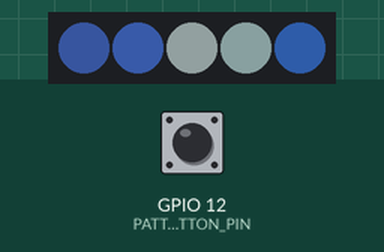
Bench run of a program on a simulated ESP32. On the bench: 5 RGB LEDs in strip order, left to right. The test bench sets the inputs (shaded band); at power-on: GPIO 12 (PATTERN_BUTTON_PIN) HIGH. Dim RGB values are drawn brighter than linear; what the program prints to the serial monitor is not drawn.

Above: at 1.2 s.
1.3 s: GPIO 12 (PATTERN_BUTTON_PIN) pulled LOW for 0.15 s
2.0 s: GPIO 12 (PATTERN_BUTTON_PIN) pulled LOW for 0.15 s
At 2.51 s:
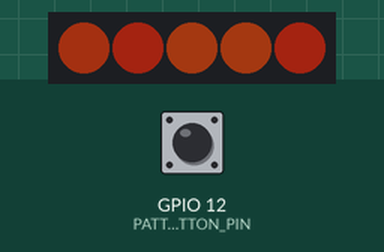
2.7 s: GPIO 12 (PATTERN_BUTTON_PIN) pulled LOW for 0.15 s
3.4 s: GPIO 12 (PATTERN_BUTTON_PIN) pulled LOW for 0.15 s
At 4.01 s:
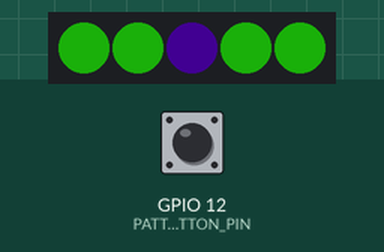
4.1 s: GPIO 12 (PATTERN_BUTTON_PIN) pulled LOW for 0.15 s
4.8 s: GPIO 12 (PATTERN_BUTTON_PIN) pulsed LOW 5 times (0.12 s each, 0.3 s apart)
At 5.99 s:
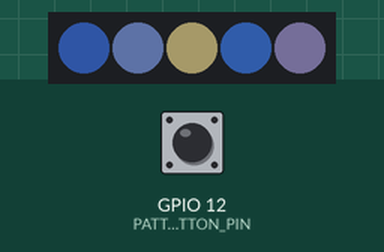
Timing chart, 0 to 8.8 s (numbered marks = the images above; inputs shaded):
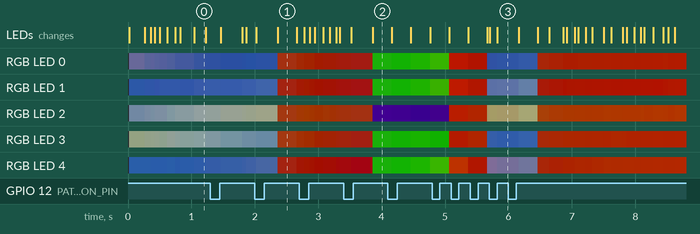

The program:

main.cpp
```cpp
/**
 * ----------------------------------------------------------------------------|
 * PHYSICAL PROJECT - Selanite Nite Light                                      |
 * ----------------------------------------------------------------------------|
 * Target:      Espressif ESP32 Dev Kit C
 *
 * GPIO 12 In   SP momentary switch to change displayed effect.
 * GPIO 14 Out  5px WS2812B strip as an uplight for crystal.  Currently powered
 *              from VBUS.
 *
 * ----------------------------------------------------------------------------|
 * History
 * 03 Oct 2023  wkr     - Project Start.  Scaffolding.
 * 03 Oct 2023  wkr     - Library OneButton Added.
 *                      - Manages hardware buttons and switches.
 *
 * 07 Oct 2023  wkr     - Add HW momentary switch
 *                      - Add Effect changer functionality.
 *                      - Add Crossfade on effect change functionality.
 *                      - Add effects: fire, embers, coals and
 *                        juicyPlum.
 *                      - Rename symbols (compiled, not tested on HW).
 * 08 Oct 2023  wkr     - Rename Symbols (Tests passed).
 * 16-Oct-2023  wkr     - Adjust fire palette.
 *
 * ----------------------------------------------------------------------------|
*/

#include<Arduino.h>
#define FASTLED_INTERNAL
#include<FastLED.h>
#include <OneButton.h>

#define COLOR_ORDER    GRB
#define BRIGHTNESS     160
#define LED_PIN         14
#define NUM_LEDS         5

#define PATTERN_BUTTON_PIN  12
#define NUM_PATTERNS         8


CRGB    bufSource1[NUM_LEDS];
CRGB    bufSource2[NUM_LEDS];
CRGB    bufOut[NUM_LEDS];

uint8_t blendAmount         = 0;
uint8_t sourceEffect1       = 0;
uint8_t sourceEffect2       = 1;
bool    useSourceEffect1    = false;

uint8_t currentEffect = 0;
OneButton btn = OneButton(PATTERN_BUTTON_PIN, true, true);

uint8_t paletteIndex = 0;
uint8_t colourIndex[NUM_LEDS];

CRGBPalette16 firePalette = HeatColors_p;

DEFINE_GRADIENT_PALETTE(pBlueIce){
    0, 90, 92, 128,
    16, 40, 90, 192,
    64, 80, 128, 236,
    128, 192, 192, 128,
    196, 60, 128, 236,
    255, 90, 92, 128
};

DEFINE_GRADIENT_PALETTE(pFire){
    0, 255, 64, 0,
    96, 255, 32, 0,
    128, 255, 92, 0,
    192, 255, 60, 0,
    255, 255, 16, 0 ,

};

DEFINE_GRADIENT_PALETTE(pPlum){
    0, 209, 0, 209,
    48, 255, 16, 209,
    64, 192, 32, 255,
    128, 255, 16, 209,
    192, 255, 0, 230,
    255, 209, 0, 209,
};

DEFINE_GRADIENT_PALETTE(pEmerald){
    0, 20, 200, 0,
    64, 40, 255, 10,
    128, 40, 255, 0,
    192, 70, 200, 20,
    255, 0, 255, 20,
};

DEFINE_GRADIENT_PALETTE(pMoon){
    0, 222, 244, 252,
    128, 240, 251, 255,
    128, 255, 255, 255,
    192, 220, 220, 245,
    255, 216, 241, 255,
};

void nextEffect();
void runEffect(uint8_t pattern, CRGB *LEDBuffer);
void nightLightCool(CRGB *LEDBuffer);
void nightLightWarm(CRGB *LEDBuffer);
void fireEffect(CRGB *LEDBuffer);
void embersEffect(CRGB *LEDBuffer);
void coalsEffect(CRGB *LEDBuffer);
void juicyPlumEffect(CRGB *LEDBuffer);
void emeraldEffect(CRGB *LEDBuffer);
void coolMoonEffect(CRGB *LEDBuffer);

void setup() {
    FastLED.addLeds<WS2812B, LED_PIN, COLOR_ORDER>(bufOut, NUM_LEDS).setCorrection(TypicalLEDStrip);
    FastLED.setBrightness(BRIGHTNESS);
    Serial.begin(115200);
    btn.attachClick(nextEffect);
    Serial.println("END setup()");
}

void loop() {

    EVERY_N_MILLISECONDS(20) {
        blend(bufSource1, bufSource2, bufOut, NUM_LEDS, blendAmount);

        if(useSourceEffect1) {
            if (blendAmount < 255) blendAmount++;
        } else {
            if (blendAmount > 0) blendAmount--;
        }
    }

    runEffect(sourceEffect1, bufSource1);
    runEffect(sourceEffect2, bufSource2);

    FastLED.show();
    btn.tick();
}

void nextEffect() {
  currentEffect = (currentEffect + 1) % NUM_PATTERNS;

    if(useSourceEffect1) {
        sourceEffect1 = currentEffect;
    } else {
        sourceEffect2 = currentEffect;
    }

    useSourceEffect1 = !useSourceEffect1;
}

void runEffect(uint8_t pattern, CRGB *LEDBuffer)
{
        switch(pattern)
        {
            case 0:
                nightLightCool(LEDBuffer);
                break;

            case 1:
                coolMoonEffect(LEDBuffer);
                break;

            case 2:
                nightLightWarm(LEDBuffer);
                break;

            case 3:
                juicyPlumEffect(LEDBuffer);
                break;

            case 4:
                emeraldEffect(LEDBuffer);
                break;

            case 5:
                fireEffect(LEDBuffer);
                break;

            case 6:
                embersEffect(LEDBuffer);
                break;

            case 7:
                coalsEffect(LEDBuffer);
                break;
        }
}

void nightLightCool(CRGB *LEDBuffer)
{
    CRGBPalette16 ice = pBlueIce;
    uint8_t brightness = beatsin16(1, 64, 92, 0, 0);

    for(uint8_t i = NUM_LEDS - 1; i < 0; i--){
        LEDBuffer[i] = ColorFromPalette(ice, colourIndex[i]);
    }

    fill_palette(LEDBuffer, NUM_LEDS, paletteIndex, 255 / NUM_LEDS, ice, brightness, LINEARBLEND);

    EVERY_N_MILLISECONDS(200) {
        paletteIndex++;
    }
}

void nightLightWarm(CRGB *LEDBuffer)
{
    CRGBPalette16 fire = pFire;
    uint8_t brightness1 = beatsin8(1, 64, 92, 0, 0);
    uint8_t brightness2 = beatsin8(4, 32, 128, 0, 128);
    uint8_t brightness = (brightness1 + brightness2) / 2;

    for (uint8_t i = NUM_LEDS -1; i < 0; i--) {
        LEDBuffer[i] = ColorFromPalette(fire, colourIndex[i]);
    }

    fill_palette(LEDBuffer, NUM_LEDS, paletteIndex, 255 / NUM_LEDS, fire, brightness, LINEARBLEND);

    EVERY_N_MILLISECONDS(280) {
        paletteIndex++;
    }
}

void fireEffect(CRGB *LEDBuffer)
{
    int clock = millis();

    for (int i = 0; i < NUM_LEDS; i++) {
        uint8_t noise = inoise8(0, i * 92 + clock, clock / 3);
        uint8_t math = abs8((i - (NUM_LEDS-1)) * 255 / (NUM_LEDS-1) - 32);
        uint8_t index = qsub8 (noise, math);
        LEDBuffer[i] = ColorFromPalette (firePalette, index, 255);
    }
}

void embersEffect(CRGB *LEDBuffer)
{
    CRGBPalette16 fire  = pFire;
    int clock           = millis();
    uint8_t brightness1  = beatsin8(1, 64, 128, 0, 0);
    uint8_t brightness2  = beatsin8(12, 64, 92, 0, 0);
    uint8_t brightness3  = beatsin8(120, 92, 148, 0, 0);
    uint8_t brightness   = (brightness1 + brightness2 + brightness3) / 3;

    for (int i = 0; i < NUM_LEDS; i++) {
        uint8_t noise = inoise8(0, i * 32 + clock, clock / 2);
        uint8_t math = abs8((i - (NUM_LEDS-1)) * 255 / (NUM_LEDS-1) - 32);
        uint8_t index = qsub8 (noise, math);
        LEDBuffer[i] = ColorFromPalette (fire, index, brightness);
    }
}

void coalsEffect(CRGB *LEDBuffer)
{
    CRGBPalette16 fire  = pFire;
    int clock           = millis();
    uint8_t brightness1  = beatsin8(1, 32, 64, 0, 0);
    uint8_t brightness2  = beatsin8(4, 64, 92, 0, 128);
    uint8_t brightness3  = beatsin8(6, 16, 128, 0, 64);
    uint8_t brightness   = (brightness1 + brightness2 + brightness3) / 3;

    for (int i = 0; i < NUM_LEDS; i++) {
        uint8_t noise = inoise8(0, i * 32 + clock, clock / 2);
        uint8_t math = abs8((i - (NUM_LEDS-1)) * 255 / (NUM_LEDS-1) - 32);
        uint8_t index = qsub8 (noise, math);
        LEDBuffer[i] = ColorFromPalette (fire, index, brightness);
    }
}

void juicyPlumEffect(CRGB *LEDBuffer)
{
    CRGBPalette16 plum = pPlum;

    uint8_t brightness  = beatsin8(6, 64, 72, 0, 0);

    for (uint8_t i = NUM_LEDS -1; i < 0; i--) {
        LEDBuffer[i] = ColorFromPalette(plum, colourIndex[i]);
    }

    fill_palette(LEDBuffer, NUM_LEDS, 0, 1, plum, brightness, LINEARBLEND);

    EVERY_N_MILLISECONDS(120) {
        paletteIndex++;
    }

}

void emeraldEffect(CRGB *LEDBuffer)
{
    CRGBPalette16 emerald = pEmerald;

    uint8_t hue         = beatsin8(2, 128, 196, 0, 0);
    uint8_t brightness  = beatsin8(2, 92, 128, 0, 0);
    uint8_t brightness2 = beatsin8(2, 92, 128, 0, 128);

    for (uint8_t i = NUM_LEDS -1; i < 0; i--) {
        LEDBuffer[i] = ColorFromPalette(emerald, colourIndex[i]);
    }

    fill_palette(LEDBuffer, NUM_LEDS, 0, 1, emerald, brightness, LINEARBLEND);

    LEDBuffer[2] = CHSV(hue, 255, brightness2);
}

void coolMoonEffect(CRGB *LEDBuffer)
{
    CRGBPalette16 moon = pMoon;

    uint8_t brightness1     = beatsin8(1, 48, 92, 0, 0);
    uint8_t brightness2     = beatsin8(3, 32, 64, 0, 96);
    uint8_t brightness      = (brightness1 + brightness2) / 2;


    for (uint8_t i = NUM_LEDS -1; i < 0; i--) {
        LEDBuffer[i] = ColorFromPalette(moon, colourIndex[i]);
    }

    fill_palette(LEDBuffer, NUM_LEDS, paletteIndex, 255 / NUM_LEDS, moon, brightness, LINEARBLEND);

    EVERY_N_MILLISECONDS(240) {
        paletteIndex++;
    }
}
```
